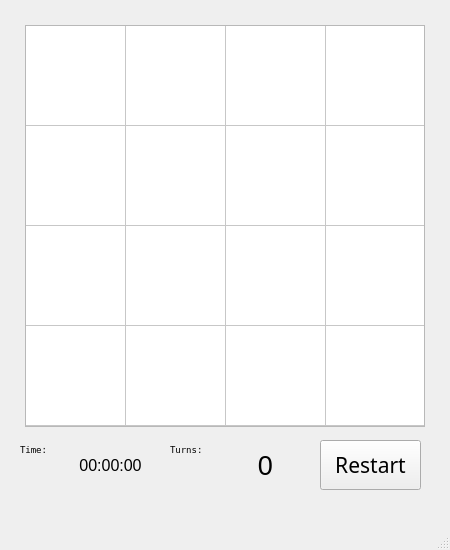
<?xml version="1.0" encoding="UTF-8"?>
<ui version="4.0">
 <class>MainWindow</class>
 <widget class="QMainWindow" name="MainWindow">
  <property name="geometry">
   <rect>
    <x>0</x>
    <y>0</y>
    <width>450</width>
    <height>550</height>
   </rect>
  </property>
  <property name="minimumSize">
   <size>
    <width>450</width>
    <height>550</height>
   </size>
  </property>
  <property name="maximumSize">
   <size>
    <width>450</width>
    <height>550</height>
   </size>
  </property>
  <property name="windowTitle">
   <string>MainWindow</string>
  </property>
  <widget class="QWidget" name="centralwidget">
   <widget class="QTableWidget" name="twGameboard">
    <property name="geometry">
     <rect>
      <x>25</x>
      <y>25</y>
      <width>400</width>
      <height>402</height>
     </rect>
    </property>
    <property name="font">
     <font>
      <pointsize>22</pointsize>
     </font>
    </property>
    <property name="focusPolicy">
     <enum>Qt::NoFocus</enum>
    </property>
    <property name="autoFillBackground">
     <bool>false</bool>
    </property>
    <property name="verticalScrollBarPolicy">
     <enum>Qt::ScrollBarAlwaysOff</enum>
    </property>
    <property name="horizontalScrollBarPolicy">
     <enum>Qt::ScrollBarAlwaysOff</enum>
    </property>
    <property name="sizeAdjustPolicy">
     <enum>QAbstractScrollArea::AdjustToContents</enum>
    </property>
    <property name="autoScroll">
     <bool>false</bool>
    </property>
    <property name="editTriggers">
     <set>QAbstractItemView::NoEditTriggers</set>
    </property>
    <property name="selectionMode">
     <enum>QAbstractItemView::NoSelection</enum>
    </property>
    <property name="showGrid">
     <bool>true</bool>
    </property>
    <property name="wordWrap">
     <bool>false</bool>
    </property>
    <property name="cornerButtonEnabled">
     <bool>false</bool>
    </property>
    <property name="rowCount">
     <number>4</number>
    </property>
    <property name="columnCount">
     <number>4</number>
    </property>
    <attribute name="horizontalHeaderVisible">
     <bool>false</bool>
    </attribute>
    <attribute name="horizontalHeaderDefaultSectionSize">
     <number>100</number>
    </attribute>
    <attribute name="horizontalHeaderHighlightSections">
     <bool>true</bool>
    </attribute>
    <attribute name="verticalHeaderVisible">
     <bool>false</bool>
    </attribute>
    <attribute name="verticalHeaderMinimumSectionSize">
     <number>30</number>
    </attribute>
    <attribute name="verticalHeaderDefaultSectionSize">
     <number>100</number>
    </attribute>
    <row/>
    <row/>
    <row/>
    <row/>
    <column/>
    <column/>
    <column/>
    <column/>
   </widget>
   <widget class="QLabel" name="lbTimer">
    <property name="geometry">
     <rect>
      <x>60</x>
      <y>440</y>
      <width>101</width>
      <height>50</height>
     </rect>
    </property>
    <property name="font">
     <font>
      <family>Yu Gothic UI</family>
      <pointsize>12</pointsize>
     </font>
    </property>
    <property name="text">
     <string>00:00:00</string>
    </property>
    <property name="alignment">
     <set>Qt::AlignCenter</set>
    </property>
   </widget>
   <widget class="QLabel" name="lbTurns">
    <property name="geometry">
     <rect>
      <x>220</x>
      <y>440</y>
      <width>91</width>
      <height>50</height>
     </rect>
    </property>
    <property name="font">
     <font>
      <pointsize>20</pointsize>
      <bold>false</bold>
     </font>
    </property>
    <property name="text">
     <string>0</string>
    </property>
    <property name="alignment">
     <set>Qt::AlignCenter</set>
    </property>
   </widget>
   <widget class="QPushButton" name="btRestart">
    <property name="geometry">
     <rect>
      <x>320</x>
      <y>440</y>
      <width>101</width>
      <height>50</height>
     </rect>
    </property>
    <property name="font">
     <font>
      <family>Rockwell</family>
      <pointsize>16</pointsize>
      <bold>false</bold>
     </font>
    </property>
    <property name="text">
     <string>Restart</string>
    </property>
   </widget>
   <widget class="QLabel" name="label">
    <property name="geometry">
     <rect>
      <x>20</x>
      <y>440</y>
      <width>51</width>
      <height>20</height>
     </rect>
    </property>
    <property name="font">
     <font>
      <family>Terminal</family>
      <pointsize>7</pointsize>
     </font>
    </property>
    <property name="text">
     <string>Time:</string>
    </property>
   </widget>
   <widget class="QLabel" name="label_2">
    <property name="geometry">
     <rect>
      <x>170</x>
      <y>440</y>
      <width>61</width>
      <height>20</height>
     </rect>
    </property>
    <property name="font">
     <font>
      <family>Terminal</family>
      <pointsize>7</pointsize>
      <bold>false</bold>
     </font>
    </property>
    <property name="text">
     <string>Turns:</string>
    </property>
   </widget>
  </widget>
  <widget class="QMenuBar" name="menubar">
   <property name="geometry">
    <rect>
     <x>0</x>
     <y>0</y>
     <width>450</width>
     <height>26</height>
    </rect>
   </property>
  </widget>
  <widget class="QStatusBar" name="statusbar"/>
 </widget>
 <resources/>
 <connections/>
</ui>
